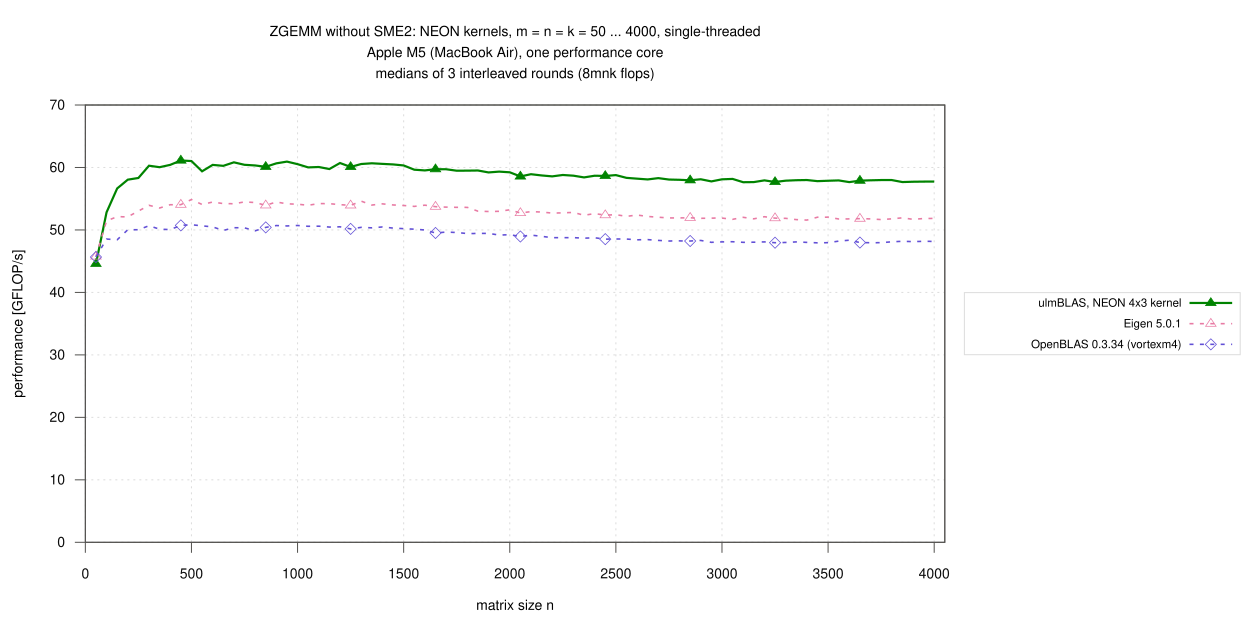

This chart was generated by the following gnuplot code:
load "_style.gp"
set terminal svg size 1250,620 dynamic enhanced font "Helvetica,14" background rgb "white"
set output "neon_full.svg"
set title "ZGEMM without SME2: NEON kernels, m = n = k = 50 ... 4000, single-threaded\n".CPU."\nmedians of 3 interleaved rounds (8mnk flops)" font ",14"
set xlabel "matrix size n"
set ylabel "performance [GFLOP/s]"
set xrange [0:4050]
set xtics 500
set yrange [0:70]
set ytics 10
set key outside right center vertical font ",11.5" spacing 1.2 width 1 box lc rgb "#dcdcdc"
plot for [i in "2 4 5"] D."gemm.csv" using "n":V[int(i)] with linespoints \
         lc rgb C[int(i)] lw (K[int(i)] ? 2.2 : 1.6) dt (K[int(i)] ? 1 : 2) pt P[int(i)] pi 8 ps 0.75 title T[int(i)]
